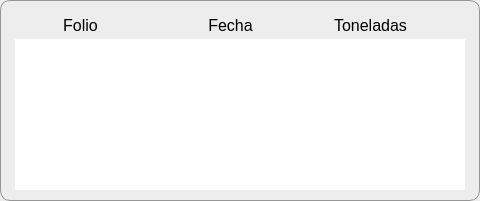
      <widget class="QFrame" name="frame_20">
       <property name="geometry">
        <rect>
         <x>90</x>
         <y>160</y>
         <width>480</width>
         <height>201</height>
        </rect>
       </property>
       <property name="styleSheet">
        <string notr="true">font: 16pt &quot;Bahnschrift&quot;;
border-width:1px;
border-color:rgb(150, 150, 150);
background:rgb(237, 237, 237);
border-style:solid;
border-radius:10px;</string>
       </property>
       <property name="frameShape">
        <enum>QFrame::StyledPanel</enum>
       </property>
       <property name="frameShadow">
        <enum>QFrame::Raised</enum>
       </property>
       <widget class="QTableWidget" name="Liq_Boletas_Lista">
        <property name="geometry">
         <rect>
          <x>15</x>
          <y>39</y>
          <width>450</width>
          <height>151</height>
         </rect>
        </property>
        <property name="styleSheet">
         <string notr="true">border-radius:0px;
border:1px;
border-color:rgb(255,255,255);
background:white;</string>
        </property>
       </widget>
       <widget class="QLabel" name="Liq_Folio">
        <property name="geometry">
         <rect>
          <x>40</x>
          <y>10</y>
          <width>81</width>
          <height>31</height>
         </rect>
        </property>
        <property name="styleSheet">
         <string notr="true">font:16px;
border-radius:0px;
background:transparent;
border-color: rgb(237, 237, 237);</string>
        </property>
        <property name="text">
         <string>Folio</string>
        </property>
        <property name="alignment">
         <set>Qt::AlignCenter</set>
        </property>
       </widget>
       <widget class="QLabel" name="Liq_Fecha">
        <property name="geometry">
         <rect>
          <x>190</x>
          <y>10</y>
          <width>81</width>
          <height>31</height>
         </rect>
        </property>
        <property name="styleSheet">
         <string notr="true">font:16px;
border-radius:0px;
background:transparent;
border-color: rgb(237, 237, 237);</string>
        </property>
        <property name="text">
         <string>Fecha</string>
        </property>
        <property name="alignment">
         <set>Qt::AlignCenter</set>
        </property>
       </widget>
       <widget class="QLabel" name="Liq_Tons">
        <property name="geometry">
         <rect>
          <x>320</x>
          <y>10</y>
          <width>101</width>
          <height>31</height>
         </rect>
        </property>
        <property name="styleSheet">
         <string notr="true">font:16px;
border-radius:0px;
background:transparent;
border-color: rgb(237, 237, 237);</string>
        </property>
        <property name="text">
         <string>Toneladas</string>
        </property>
        <property name="alignment">
         <set>Qt::AlignCenter</set>
        </property>
       </widget>
       <zorder>Liq_Tons</zorder>
       <zorder>Liq_Fecha</zorder>
       <zorder>Liq_Folio</zorder>
       <zorder>Liq_Boletas_Lista</zorder>
      </widget>
